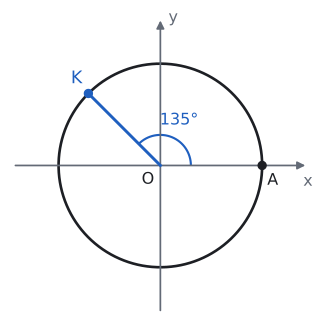

Source code (Python):
import sys; sys.path.insert(0, "tools")
from cizim import *

def P(x, y): return np.array([x, y], float)
def kutup(derece, r=1.0): return P(r * np.cos(np.radians(derece)), r * np.sin(np.radians(derece)))
def cember(ax, x=(-1.45, 1.45), y=(-1.45, 1.45), eksen_adi=True):
    """Orijin merkezli birim çember ve oklu eksenler."""
    ax.set_aspect("equal"); ax.axis("off")
    t = np.linspace(0, 2 * np.pi, 400)
    ax.plot(np.cos(t), np.sin(t), color=YAZI, lw=2, zorder=2)
    ok = dict(arrowstyle="-|>", color=SOLUK, lw=1.3, mutation_scale=12)
    ax.annotate("", xy=(x[1], 0), xytext=(x[0], 0), arrowprops=ok)
    ax.annotate("", xy=(0, y[1]), xytext=(0, y[0]), arrowprops=ok)
    if eksen_adi:
        ax.text(x[1], -0.08, "x", ha="center", va="top", color=SOLUK, fontsize=12)
        ax.text(0.08, y[1], "y", ha="left", va="center", color=SOLUK, fontsize=12)
    ax.set_xlim(x[0] - 0.05, x[1] + 0.12); ax.set_ylim(y[0] - 0.05, y[1] + 0.1)
def dik(ax, K, A, B, s=0.08, renk=SOLUK):
    """K köşesinde KA ile KB arasındaki dik açı işareti."""
    K, A, B = P(*K), P(*A), P(*B)
    u = (A - K) / np.linalg.norm(A - K) * s; v = (B - K) / np.linalg.norm(B - K) * s
    ax.plot(*zip(K + u, K + u + v, K + v), color=renk, lw=1.2)
def yay(ax, a1, a2, r, ad="", renk=MAVI, k=1.55, fs=12):
    """Orijinde a1 dereceden a2 dereceye (saat yönünün tersine) açı yayı."""
    ax.add_patch(patches.Arc((0, 0), 2 * r, 2 * r, theta1=a1, theta2=a2, color=renk, lw=1.6))
    if ad:
        m = np.radians((a1 + a2) / 2)
        ax.text(k * r * np.cos(m), k * r * np.sin(m), ad, ha="center", va="center", color=renk, fontsize=fs)
def nok(ax, xy, renk=YAZI, ms=6): ax.plot(*xy, "o", color=renk, markersize=ms, zorder=5)
def yaz(ax, xy, metin, renk=YAZI, fs=13, **k): ax.text(xy[0], xy[1], metin, color=renk, fontsize=fs, **k)
def kontrol(ad, K): print(ad, np.round(K, 4), "x²+y² =", round(float(K @ K), 6))

# Kendini dene 2: m(AOK) = 135°.
K = kutup(135); kontrol("K", K)
fig, ax = sekil(4.2, 4.2); cember(ax)
ax.plot(*zip(P(0, 0), K), color=MAVI, lw=2.2, zorder=3)
yay(ax, 0, 135, 0.3, "135°", renk=MAVI, k=1.6, fs=12)
nok(ax, K, MAVI); yaz(ax, K + P(-0.06, 0.06), "K", MAVI, ha="right", va="bottom")
nok(ax, P(1, 0)); yaz(ax, P(1.05, -0.07), "A", ha="left", va="top", fs=12)
yaz(ax, P(-0.06, -0.06), "O", ha="right", va="top", fs=12)
kaydet(fig, __file__)
